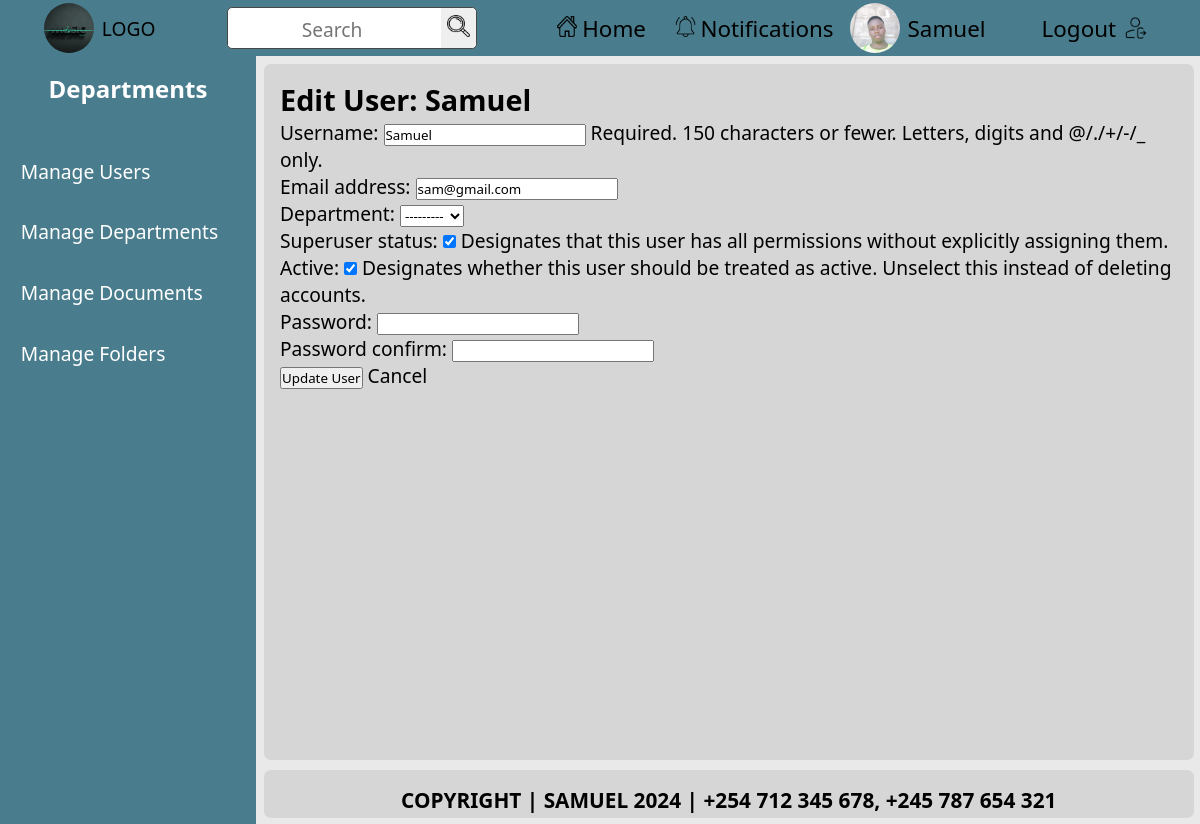
/custom-admin/users/edit/1/ (signed in), run on the app's committed database.
### documents/models.py (models this page shows, shortened)
class CustomUser(AbstractUser):
    department = models.ForeignKey(
        Department,
        on_delete=models.SET_NULL,
        null=True,
        blank=True,
        related_name='users'
    )
    nationalID = models.CharField(max_length=20, unique=True, null=True, blank=True)  # Adjust max_length as necessary
    contact_number = models.CharField(max_length=15, unique=True, null=True, blank=True)  # Adjust max_length as necessary
    groups = models.ManyToManyField(
        Group,
        related_name='customuser_set',  # Ensure unique related_name
        blank=True,
    )
    user_permissions = models.ManyToManyField(
        Permission,
        related_name='customuser_set',  # Ensure unique related_name
        blank=True,
    )

### custom_admin_dashboard/views.py (the view)
# urls.py: path('users/edit/<int:user_id>/', views.admin_edit_user, name='admin_edit_user'),  # Edit user
@login_required
@admin_required(login_url='/login/')
def admin_edit_user(request, user_id):
    user = get_object_or_404(CustomUser, id=user_id)  # Change this to CustomUser
    if request.method == 'POST':
        form = RegistrationForm(request.POST, instance=user)  # Use your RegistrationForm
        if form.is_valid():
            form.save()
            messages.success(request, 'User updated successfully.')
            return redirect('custom_admin_dashboard:manage_users')
    else:
        form = RegistrationForm(instance=user)
    return render(request, 'custom_admin_dashboard/admin_edit_user.html', {'form': form, 'user': user})

### custom_admin_dashboard/forms.py (shortened to what this page needs)
class RegistrationForm(forms.ModelForm):
    password = forms.CharField(widget=forms.PasswordInput)
    password_confirm = forms.CharField(widget=forms.PasswordInput)
    class Meta:
        model = CustomUser  # Change this to CustomUser
        fields = ['username', 'email', 'department', 'is_superuser','is_active']  # Include the department field

### custom_admin_dashboard/views.py (called while the page is built)
def admin_required(login_url=None):
    return user_passes_test(lambda u: u.is_superuser, login_url=login_url)

### documents/context_processors.py (called while the page is built)
def departments_context(request):
    user_department = None
    if request.user.is_authenticated:
        user_department = request.user.department  # Assuming User model has a 'department' field
    return {
        'user_department': user_department
    }

### documents/models.py (called while the page is built)
    def __str__(self):
        return self.name

### custom_admin_dashboard/templates/custom_admin_dashboard/admin_edit_user.html (shortened to what this page needs)
{% extends 'admin_base.html' %}
{% block content %}
<h2>Edit User: {{ user.username }}</h2>
<form method="POST">
  {% csrf_token %} {{ form.as_p }}
  <button type="submit" class="btn btn-warning">Update User</button>
  <a
    href="{% url 'custom_admin_dashboard:manage_users' %}"
    class="btn btn-secondary"
    >Cancel</a
  >
</form>
{% endblock %}

### templates/admin_base.html (shortened to what this page needs)
<!DOCTYPE html>
{% load static %}
<html lang="en">
  <head>
    <link rel="stylesheet" href="{% static 'css/index.css' %}" />
  </head>
  <body>
    <header>
      <a
        href="{% if user.is_superuser %}{% url 'custom_admin_dashboard:admin_dashboard' %}{% else %}{% url 'documents:home' %}{% endif %}"
      >
        <div class="left-row">
          <img
            src="{% static 'images/logo.jpg' %}"
            alt="logo image"
            width="50"
            height="50"
          />
          <span>LOGO</span>
        </div>
      </a>
      <div class="middle-row">
        <form action="{% url 'documents:search' %}" method="get">
          <input type="text" name="q" placeholder="Search" required />
          <button type="submit">
            <img src="{% static 'images/search.png' %}" alt="Search" />
          </button>
        </form>
      </div>
      <div class="right-row">
        <ul>
          <a
            href="{% if user.is_superuser %}{% url 'custom_admin_dashboard:admin_dashboard' %}{% else %}{% url 'documents:home' %}{% endif %}"
          >
            <li>
              <span
                ><img src="{% static 'images/home.png' %}" alt="Home" /></span
              >Home
            </li>
          </a>
          <a href="#">
            <li>
              <span
                ><img
                  src="{% static 'images/notification.png' %}"
                  alt="Notifications" /></span
              >Notifications
            </li>
          </a>
        </ul>
        <a href="#">
          <div class="profile">
            <img
              src="{% static 'images/profile.jpg' %}"
              alt="profile picture"
              width="50"
              height="50"
            />
            <span>{{ user.username }}</span>
          </div>
        </a>
        <a href="{% url 'documents:logout' %}">
          <div class="last">
            <span>Logout</span>
            <img src="{% static 'images/logout.png' %}" alt="Logout" />
          </div>
        </a>
      </div>
    </header>
    <main>
      <section>
        <div class="sidebar">
          <div class="title">
            <h1>Departments</h1>
          </div>
          <div class="sidebar-list">
            <nav>
              <ul>
                <a href="{% url 'custom_admin_dashboard:manage_users' %}"
                  ><div class="sidebar-items"><li>Manage Users</li></div></a
                >
                <a href="{% url 'custom_admin_dashboard:admin_departments' %}"
                  ><div class="sidebar-items">
                    <li>Manage Departments</li>
                  </div></a
                >
                <a href="{% url 'custom_admin_dashboard:admin_documents' %}"
                  ><div class="sidebar-items"><li>Manage Documents</li></div></a
                >
                <a href="{% url 'custom_admin_dashboard:admin_folders' %}"
                  ><div class="sidebar-items"><li>Manage Folders</li></div></a
                >
              </ul>
            </nav>
          </div>
        </div>
      </section>
      <section>
        <div class="container">
          {% block content %} {% endblock %}
        </div>
      </section>
    </main>
    <footer>
      <div class="endnote">
        <p>COPYRIGHT | SAMUEL 2024 | +254 712 345 678, +245 787 654 321</p>
      </div>
    </footer>
  </body>
</html>

### static/css/index.css (style rules this page uses)
* { margin: 0; padding: 0; box-sizing: border-box; text-decoration: none; font-family: "Segoe UI", Tahoma, Geneva, Verdana, sans-serif; }
a { color: black; }
li { list-style: none; }
body { background-color: hsla(0, 0%, 90%, 0.87); }
header { display: flex; align-items: center; justify-content: space-around; padding: 0.5rem; background-color: hsl(194, 32%, 42%); position: fixed; font-size: 1.2rem; top: 0; left: 0; right: 0; height: 3.5rem; z-index: 100; }
header ul { display: flex; list-style: none; gap: 0.8rem; }
header ul li { font-size: 1.4rem; border-radius: 6px; }
.left-row { display: flex; align-items: center; }
.middle-row form { background-color: white; width: auto; border: 1.5px solid hsl(0, 0%, 28%); border-radius: 5px; }
.middle-row form input { outline: none; border: none; text-align: center; padding: 0.3rem; }
.middle-row form input::placeholder { margin: auto; font-size: 1.2rem; }
.middle-row form button img { width: 1.4rem; height: 1.4rem; }
.middle-row form button { cursor: pointer; padding: 0.4rem; border: none; outline: none; border-top-right-radius: 5px; border-bottom-right-radius: 5px; }
.right-row { display: flex; align-items: center; }
.right-row ul { cursor: pointer; }
.right-row ul li { display: flex; align-items: center; justify-content: center; padding: 0.5rem; }
.right-row ul li img { margin-right: 0.3rem; width: 1.3rem; height: 1.3rem; }
.left-row span { cursor: pointer; }
.left-row img { cursor: pointer; object-fit: cover; margin-right: 0.5rem; width: 50px; height: 50px; border-radius: 50%; }
.last { display: flex; align-items: center; justify-content: center; gap: 0.5rem; margin-left: 3rem; font-size: 1.4rem; border-radius: 6px; padding: 0.5rem; }
.last img { width: 1.5rem; height: 1.5rem; }
.profile { font-size: 1.4rem; border-radius: 6px; margin-left: 0.5rem; display: flex; align-items: center; }
.profile img { object-fit: cover; margin-right: 0.5rem; width: 50px; height: 50px; border-radius: 50%; }
.sidebar { color: white; background-color: hsl(194, 32%, 42%); position: fixed; width: 16rem; top: 3.5rem; bottom: 0; display: flex; flex-direction: column; gap: 1rem; }
.sidebar .title { padding: 1rem; text-align: center; }
.sidebar-items { color: white; margin: 0.5rem; font-size: 1.2rem; border-radius: 5px; padding: 0.8rem; }
.container { overflow-y: auto; font-size: 1.2rem; height: 87vh; width: auto; background-color: hsla(0, 0%, 77%, 0.5); padding: 1rem; margin-top: 4rem; margin-left: 16.5rem; margin-right: 0.4rem; margin-bottom: 4rem; border-radius: 7px; }
.endnote { bottom: 0; right: 0; left: 0; position: fixed; padding: 1rem; font-size: 1.3rem; font-weight: bold; background-color: hsla(0, 0%, 77%, 0.5); height: 3rem; text-align: center; justify-content: center; margin-left: 16.5rem; margin-right: 0.4rem; margin-bottom: 0.4rem; border-radius: 7px; }

### data on the page
CustomUser: username "Samuel", email "sam@gmail.com", department "---------", is_superuser "☑", is_active "☑"
